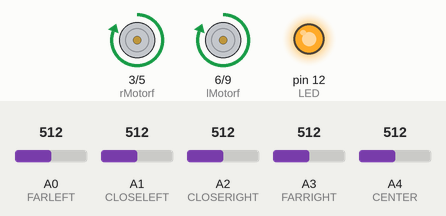
A sketch run on a simulated Arduino Uno, built with avr-gcc and run on an emulated ATmega328P. Shown: motor-driver pin pairs drawn as motors (green arrow = first pin HIGH = forward, orange = second pin HIGH = backward, longer = more drive), output pins drawn as LEDs (lit = HIGH). Inputs (shaded band) come from the test bench; at power-on: A0 (FARLEFT) = 512, A4 (CENTER) = 512, A3 (FARRIGHT) = 512, A1 (CLOSELEFT) = 512, A2 (CLOSERIGHT) = 512. What the sketch prints to the serial monitor is not drawn.

Above: at 1.2 s.
1.3 s: A0 (FARLEFT) set to 544
At 1.8 s:
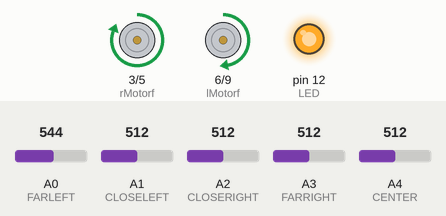
2.9 s: A4 (CENTER) set to 543
At 4.2 s:
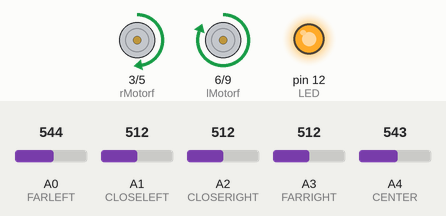
4.5 s: A4 (CENTER) set to 306
At 5.5 s:
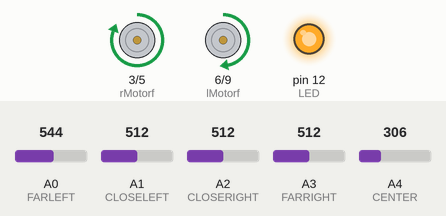
7.5 s: A4 (CENTER) set to 716
At 9.0 s:
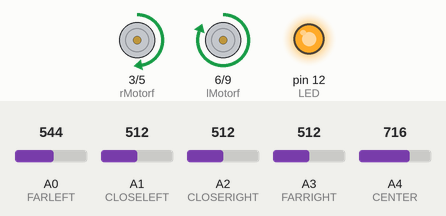
10.5 s: A3 (FARRIGHT) set to 685
12.0 s: A3 (FARRIGHT) set to 717
At 13.5 s:
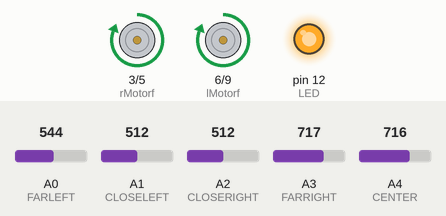
Timing chart, 0 to 14.5 s (numbered marks = the images above; inputs shaded):
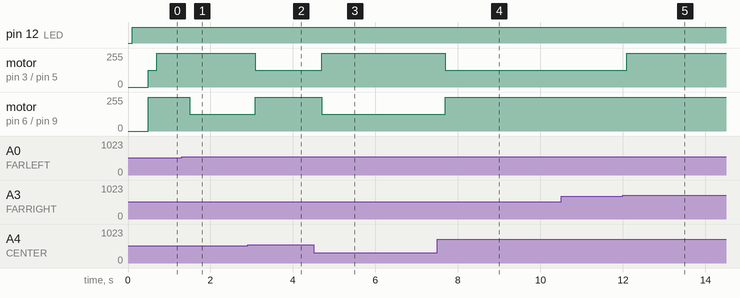

Measured:
- the behaviour switches between 527 and 528 on A0 (FARLEFT) (found by bisection; images 0 and 1)
- the behaviour switches between 528 and 529 on A4 (CENTER) (found by bisection; images 1 and 2)
- the behaviour switches between 700 and 701 on A3 (FARRIGHT) (found by bisection; images 4 and 5)
- after the input at 1.3 s, motor on pin 6 (lMotorf) / pin 9 (lMotorb): forward 255/255 → forward 127/255 after 0.19 s
- after the input at 2.9 s, motor on pin 3 (rMotorf) / pin 5 (rMotorb): forward 255/255 → forward 127/255 after 0.19 s; motor on pin 6 (lMotorf) / pin 9 (lMotorb): forward 127/255 → forward 255/255 after 0.19 s
- after the input at 4.5 s, motor on pin 3 (rMotorf) / pin 5 (rMotorb): forward 127/255 → forward 255/255 after 0.19 s; motor on pin 6 (lMotorf) / pin 9 (lMotorb): forward 255/255 → forward 127/255 after 0.19 s
- after the input at 7.5 s, motor on pin 3 (rMotorf) / pin 5 (rMotorb): forward 255/255 → forward 127/255 after 0.19 s; motor on pin 6 (lMotorf) / pin 9 (lMotorb): forward 127/255 → forward 255/255 after 0.19 s
- after the input at 10.5 s, every drawn part: stays the same
- after the input at 12.0 s, motor on pin 3 (rMotorf) / pin 5 (rMotorb): forward 127/255 → forward 255/255 after 0.09 s

The sketch:

alfred.ino
```cpp
#define CLOSERIGHT A2
#define CLOSELEFT A1
#define FARRIGHT A3
#define FARLEFT A0
#define CENTER A4
#define LENGTH_CACHE 20
#define DIFFERENCE 15
// rotation signals
#define ROTATE_RIGHT 0
#define ROTATE_LEFT 1
#define ROTATE_STOP 2

#define RIGHT 3
#define LEFT 4
#define FORWARD 5
#define BACK 6
#define STOP 7

#define F_RIGHT 8
#define F_LEFT 19
//motor control
#define GO 1
#define STILL 0
#define REV 2
#define SLOW_GO 3
#define SLOW_REV 4
// motor pins
#define rMotorf 3
#define rMotorb 5
#define lMotorf 6
#define lMotorb 9

#define LED 12
#define IR A3


#define DARK_ON_LIGHT  0
#define LIGHT_ON_DARK  1

#define BLUETOOTH_UPDATE_TIME 100 // Time between bluetooth messages

const int MODE = DARK_ON_LIGHT;

int closeLeftValues;
int closeRightValues;
int farLeftValues;
int farRightValues;
int centerValues;

int index = 0;
int closeLeft_average=0,closeRight_average=0,farLeft_average=0,farRight_average=0,center_average=0;
int closeLeft_total=0, closeRight_total=0, farLeft_total=0, farRight_total=0, center_total;

int t_speed=255;
//Contains intial values
int initCloseRight=0;
int initCloseLeft=0;
int initFarRight=0;
int initFarLeft=0;
int initCenter=0;

int currentMotorState = STOP;

// Time (in milliseconds since the programs start) at which the last bluetooth message was sent
int lastSendTime = 0;

#define sensorSpeed 10
unsigned long sensorTimer;
const int numSensor = LENGTH_CACHE-1;// number of values in array


boolean debugMode = true;
boolean dispensing = false;

//function definitions
boolean initial;
boolean turnModeR;
boolean turnModeL;
void read_ldrs();
void average_func();
void check_values();
void turn(int);
void total_change();
void start_line();

void setup()
{
  Serial.begin(9600);  //Begin serial communcation
  pinMode(rMotorf,OUTPUT);
  pinMode(rMotorb,OUTPUT);
  pinMode(lMotorf,OUTPUT);
  pinMode(lMotorb,OUTPUT);
  pinMode(LED, OUTPUT);
  initial=false;
  turnModeR=false;
  turnModeL=false;
  initCloseRight=0;
  initCloseLeft=0;
  initFarRight=0;
  initFarLeft=0;
  initCenter=0;

  index = 0;
  closeLeft_average=0;
  closeRight_average=0;
  farLeft_average=0;
  farRight_average=0;
  center_average=0;

  closeLeft_total=0;
  closeRight_total=0;
  farLeft_total=0;
  farRight_total=0;
  center_total=0;

  sensorTimer = millis()+100;
}

void loop()
{
  // Send a bluetooth update every BLUETOOTH_UPDATE_TIME milliseconds
  if (millis() - lastSendTime >= BLUETOOTH_UPDATE_TIME){
    bluetoothWrite(currentMotorState,0); // TODO replace 0 with dispensing sensor state
    lastSendTime = millis();
  }

  bluetoothRead();

  if (dispensing){


  }else{

    // Non-dispensing Mode (Alfred Moves)


    if (millis() >= sensorTimer) {   // pingSpeed milliseconds since last ping, do another ping.
      sensorTimer += sensorSpeed;
      digitalWrite(LED, HIGH);
      read_ldrs();
      if (initial==false){
        debugPrint(closeLeftValues);
        debugPrint(" , ");
        debugPrint(closeRightValues);
        debugPrint(" | ");

      }

      if (index==numSensor && initial==true){// initial = true means it was intialized index==numSensor
        check_values();
        closeLeft_total=0;
        closeRight_total=0;
        farLeft_total=0;
        farRight_total=0;
        center_total = 0;
      }
      else if(index==numSensor && initial==false){

        average_func();

        initCloseLeft= closeLeft_average;
        initCloseRight= closeRight_average;
        initFarLeft=farLeft_average;
        initFarRight= farRight_average;
        initCenter = center_average;


        debugPrint(" = ");
        debugPrintln(closeLeft_average);

        closeLeft_total=0;
        closeRight_total=0;
        farLeft_total=0;
        farRight_total=0;
        initial=true;
      }
      index += 1;
      index=index%(numSensor+1);
    }

  }

}

void read_ldrs()
{
  closeLeftValues = analogRead(CLOSELEFT);
  closeRightValues = analogRead(CLOSERIGHT);
  farLeftValues = analogRead(FARLEFT);
  farRightValues = analogRead(FARRIGHT);
  //debugPrint(closeLeftValues);
  //debugPrint("|");

  centerValues = analogRead(CENTER);
  center_total += centerValues;

  closeLeft_total+=closeLeftValues;
  closeRight_total+=closeRightValues;
  farLeft_total+=farLeftValues;
  farRight_total+=farRightValues;
  return;
}

void check_values()
{
  average_func();

  int diffLeft=(closeLeft_average-initCloseLeft);
  int diffRight=(closeRight_average -initCloseRight);
  int diffLeftFar=(farLeft_average-initFarLeft);
  int diffRightFar=(farRight_average -initFarRight);
  int diffCenter=(center_average -initCenter);

/*
  debugPrint(diffLeft);
  debugPrint("|");
  debugPrint(diffRight);
  debugPrint("|");
  debugPrint(closeLeft_average);
  debugPrint("|");
  debugPrint(closeRight_average);
  debugPrint("|");
  debugPrint(initCloseLeft);
  debugPrint("|");
  debugPrintln(initCloseRight);
*/
  if((diffLeftFar-diffCenter)>DIFFERENCE)
  {
    turnModeL=true;
    turnModeR=false;
    turn(F_RIGHT);
  }
  else if(abs(diffRightFar-diffCenter)>DIFFERENCE)
  {
    turnModeR=true;
    turnModeL=false;
    turn(F_LEFT);

  }
  else if(abs(diffLeft)>abs(diffRight) && abs(diffLeft-diffCenter)>DIFFERENCE)//this won't work for gradual/slow changes
  {
    if (turnModeL)
    {
      turn(F_RIGHT);
    }
    else
    {
      turn(RIGHT);
    }
    turnModeR=false;
  }
  else if (abs(diffRight)>abs(diffLeft) && abs(diffRight-diffCenter)>DIFFERENCE)
  {
    if (turnModeR)
    {
      turn(F_LEFT);
    }
    else
    {
      turn(LEFT);
    }
    turnModeL=false;
  }
  else
  {
    turnModeR=false;
    turnModeL=false;
    turn(FORWARD);
  }
  return;
}

void average_func()
{

  closeLeft_average = closeLeft_total/LENGTH_CACHE;
  closeRight_average = closeRight_total/LENGTH_CACHE;
  farLeft_average = farLeft_total/LENGTH_CACHE;
  farRight_average = farRight_total/LENGTH_CACHE;
  center_average = center_total/LENGTH_CACHE;

  return;
}

void turn(int turn_signal) {
  int rmotor = 0;
  int lmotor = 0;
  int slowSpeed = t_speed/2;
  currentMotorState = turn_signal;
  switch (turn_signal){
  case RIGHT:
    debugPrintln("Turn Right");
    rmotor = GO;
    lmotor = STILL;
    break;

  case LEFT:
    debugPrintln("Turn Left");
    rmotor = STILL;
    lmotor = GO;
    break;

  case FORWARD:
    debugPrintln("Go Forward");
    rmotor = GO;
    lmotor = GO;
    break;

  case BACK:
    debugPrintln("Go Backwards");
    rmotor = REV;
    lmotor = REV;
    break;

  case STOP:
    debugPrintln("Stop");
    rmotor = STILL;
    lmotor = STILL;
    break;

  case ROTATE_RIGHT:
    debugPrintln("Rotate Right");
    rmotor = REV;
    lmotor = GO;
    break;

  case ROTATE_LEFT:
    debugPrintln("Rotate Left");
    rmotor = GO;
    lmotor = REV;
    break;

  case ROTATE_STOP:
    debugPrintln("Stop");
    rmotor = STILL;
    lmotor = STILL;
    break;

  case F_RIGHT:
    debugPrintln("Turn Sharp Right");
    rmotor = GO;
    lmotor = SLOW_GO;
    break;

  case F_LEFT:
    debugPrintln("Turn Sharp Left");
    rmotor = SLOW_GO;
    lmotor = GO;
    break;
  }
  switch (rmotor){
  case GO:
    analogWrite(rMotorf, t_speed);
    // digitalWrite(rMotorf, HIGH);
    digitalWrite(rMotorb, LOW);
    break;

  case STILL:
    digitalWrite(rMotorf, LOW);
    digitalWrite(rMotorb, LOW);
    break;

  case REV:
    digitalWrite(rMotorf, LOW);
    //digitalWrite(rMotorb, HIGH);
    analogWrite(rMotorb, t_speed);
    break;

  case SLOW_GO:
    analogWrite(rMotorf, slowSpeed);
    digitalWrite(rMotorb, LOW);
    break;

  case SLOW_REV:
    digitalWrite(rMotorf, LOW);
    analogWrite(rMotorb, slowSpeed);
    break;
  }

  switch (lmotor){
  case GO:
    analogWrite(lMotorf, t_speed);
    // digitalWrite(lMotorf, HIGH);
    digitalWrite(lMotorb, LOW);
    break;

  case STILL:
    digitalWrite(lMotorf, LOW);
    digitalWrite(lMotorb, LOW);
    break;

  case REV:
    digitalWrite(lMotorf, LOW);
    //digitalWrite(lMotorb, HIGH);
    analogWrite(lMotorb, t_speed);
    break;

  case SLOW_GO:
    analogWrite(lMotorf, slowSpeed);
    digitalWrite(lMotorb, LOW);
    break;

  case SLOW_REV:
    digitalWrite(lMotorf, LOW);
    analogWrite(lMotorb, slowSpeed);
    break;
  }
}


void debugPrintln(String string){
  if (debugMode){
    Serial.println(string);
  }
}
void debugPrint(String string){
  if (debugMode){
    Serial.print(string);
  }
}

void debugPrintln(int integer){
  if (debugMode){
    Serial.println(integer);
  }
}
void debugPrint(int integer){
  if (debugMode){
    Serial.print(integer);
  }
}

// Send bluetooth message to android device
void bluetoothWrite(int motorState, int cupLevel){
  if (!debugMode){
    // Send bluetooth device message
    Serial.println(String(motorState) + "," + String(cupLevel));
    Serial.flush();
  }
}

// Read the LAST message sent from the android and interpret
void bluetoothRead(){

  // Fill line variable with serial contents
  // Reset line if there is a newline character (so it only interprets the last message sent)

  String line = "";
  char character;

  while (Serial.available()){
    character = Serial.read();
    if (character == '\n'){
      line = "";
    }else{
      line.concat(character);
    }
  }

  // Interpret contents of last message

  // At the moment, there are only two possible cases
  // "0" => Not Dispensing (Move)
  // "1" => Dispensing (Don't Move)

  if (line != ""){

    int mode = line.toInt();

    switch(mode){
      case 0:
      dispensing = false;
      break;
      case 1:
      dispensing = true;
      currentMotorState = STOP;
      break;
    }

  }

}
```
